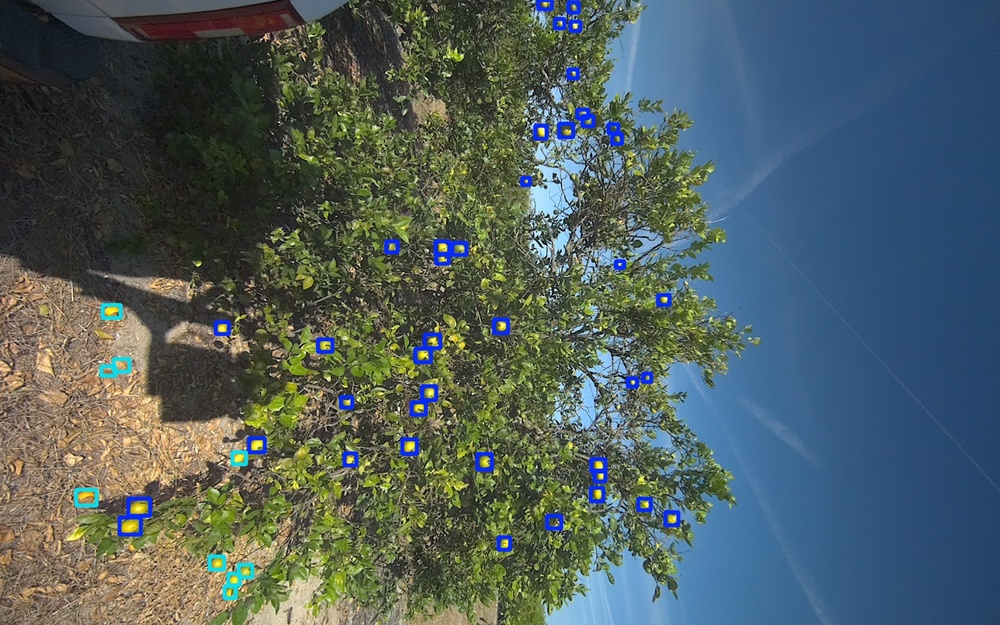
#> input picture predict2/000237.jpg, 1000 x 625 px, shrunk from 1920 x 1200 before the run; its folder holds 4 pictures in this run
$ python rotate.py
#> lines starting #> are read from the running program, lines starting #| are printed output that depends on the picture
#!/usr/bin/env python3
import os
import cv2

input_dir = "predict2"  # 👉 改成你自己的图片目录路径

valid_ext = {".jpg", ".jpeg", ".png", ".bmp", ".tif", ".tiff"}
output_dir = input_dir + "_rotated"
os.makedirs(output_dir, exist_ok=True)

for name in os.listdir(input_dir):
    ext = os.path.splitext(name)[1].lower()
    if ext in valid_ext:
        img_path = os.path.join(input_dir, name)
        img = cv2.imread(img_path)
#> img is the input picture: shape (625, 1000, 3); mean B, G, R 94.2, 94.6, 80.3
        if img is None:
            print(f"跳过无法读取的文件: {img_path}")
            continue

        # # 顺时针旋转90度
        # img_rot = cv2.rotate(img, cv2.ROTATE_90_CLOCKWISE)

        # 逆时针旋转 90 度
        img_rot = cv2.rotate(img, cv2.ROTATE_90_COUNTERCLOCKWISE)
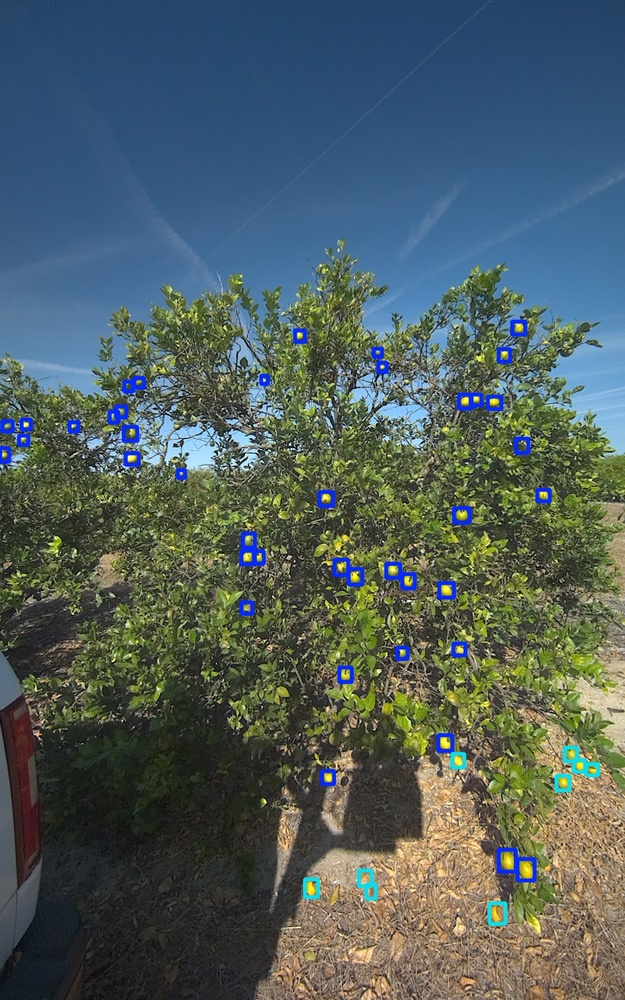
#> img_rot: shape (1000, 625, 3); mean B, G, R 94.2, 94.6, 80.3


        cv2.imwrite(os.path.join(output_dir, name), img_rot)

        print(f"已旋转: {name}")
#> pass 2 of the loop `for name in os.listdir(input_dir):`:
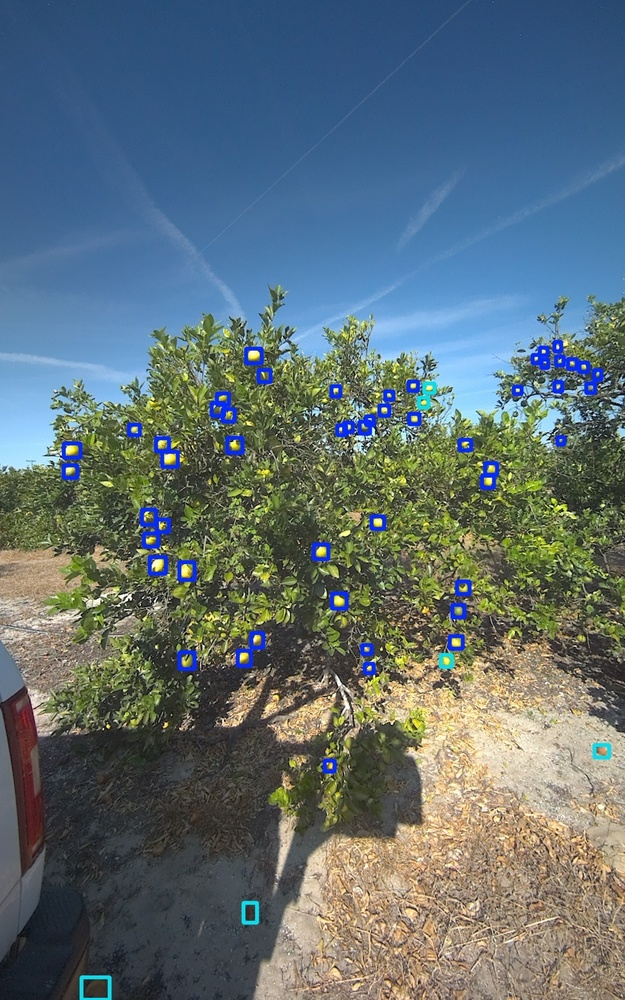
#> input picture predict2/000273.jpg, 625 x 1000 px, shrunk from 1200 x 1920 before the run
#> img is the input picture: shape (1000, 625, 3); mean B, G, R 115.7, 111.2, 95.8
#> `img_rot = cv2.rotate(img, cv2.ROTATE_90_COUNTERCLOCKWISE)`:
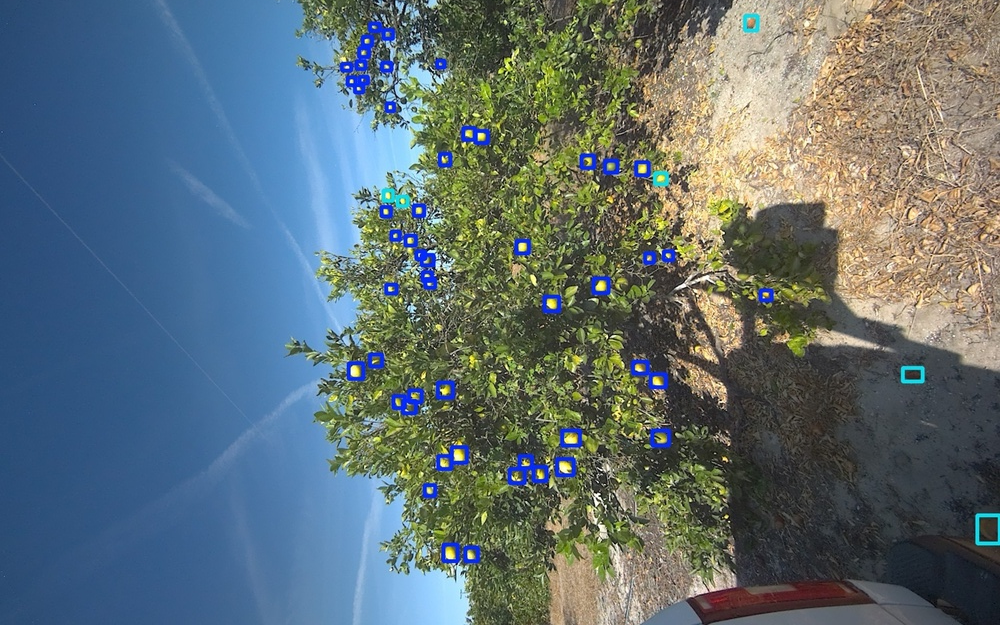
#> img_rot: shape (625, 1000, 3); mean B, G, R 115.7, 111.2, 95.8
#> pass 3 of the loop `for name in os.listdir(input_dir):`:
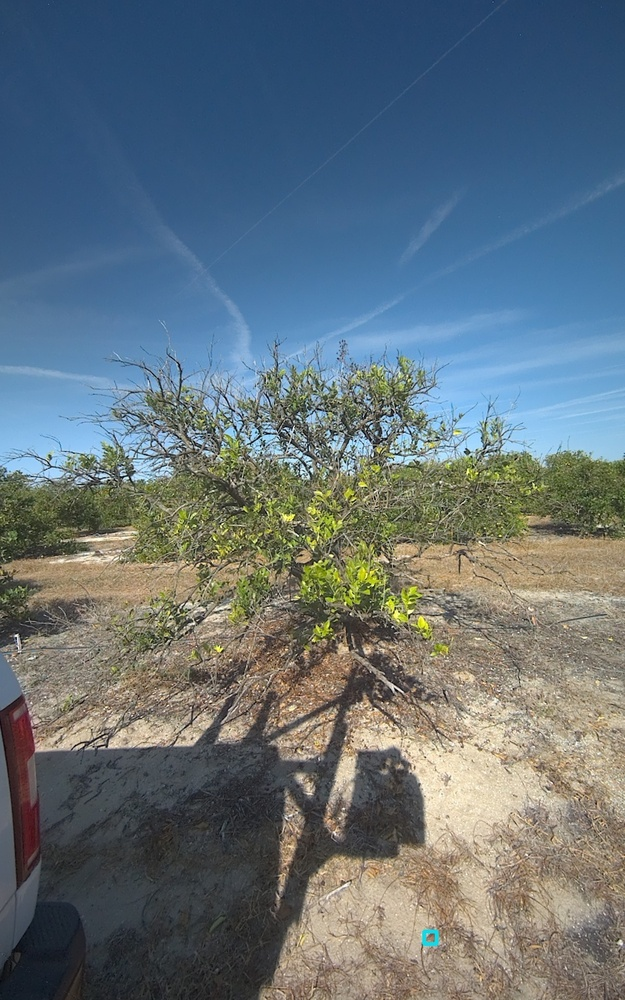
#> input picture predict2/000367.jpg, 625 x 1000 px, shrunk from 1200 x 1920 before the run
#> img is the input picture: shape (1000, 625, 3); mean B, G, R 121.1, 113.6, 99.9
#> `img_rot = cv2.rotate(img, cv2.ROTATE_90_COUNTERCLOCKWISE)`:
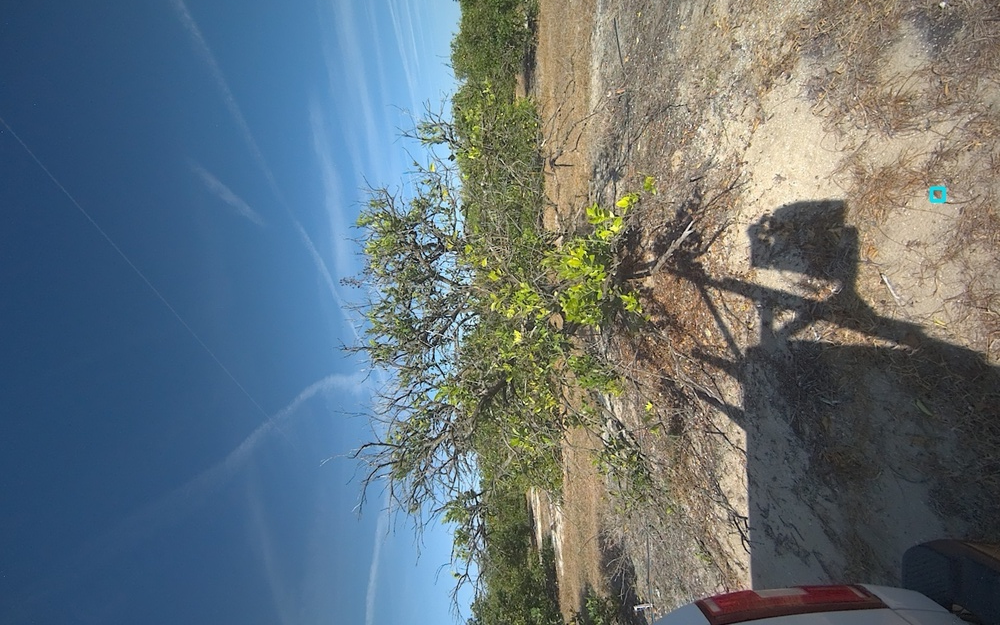
#> img_rot: shape (625, 1000, 3); mean B, G, R 121.1, 113.6, 99.9
#> the loop made 4 passes; the first 3 are shown

print("全部完成！🎉")
